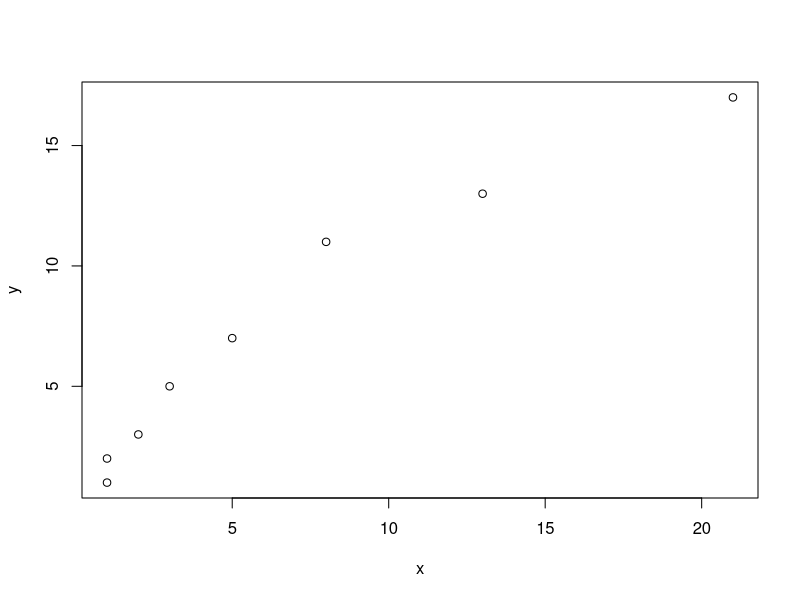

Reproduce this figure in R.
setwd("~/GitHubs/R")

d <- data.frame(
    x = c(1,1,2,3,5, 8,13,21),
    y = c(1,2,3,5,7,11,13,17)
)
d


svg(filename="SavePlotToSvg.svg")
plot(d)
dev.off()
